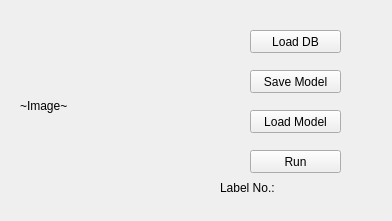
<?xml version="1.0" encoding="UTF-8"?>
<ui version="4.0">
 <class>MainWindow</class>
 <widget class="QMainWindow" name="MainWindow">
  <property name="geometry">
   <rect>
    <x>0</x>
    <y>0</y>
    <width>392</width>
    <height>221</height>
   </rect>
  </property>
  <property name="windowTitle">
   <string>MainWindow</string>
  </property>
  <widget class="QWidget" name="centralWidget">
   <widget class="QLabel" name="label_img">
    <property name="geometry">
     <rect>
      <x>20</x>
      <y>30</y>
      <width>161</width>
      <height>151</height>
     </rect>
    </property>
    <property name="text">
     <string>~Image~</string>
    </property>
   </widget>
   <widget class="QPushButton" name="btn_load_db">
    <property name="geometry">
     <rect>
      <x>250</x>
      <y>30</y>
      <width>91</width>
      <height>23</height>
     </rect>
    </property>
    <property name="text">
     <string>Load DB</string>
    </property>
   </widget>
   <widget class="QPushButton" name="btn_load_model">
    <property name="geometry">
     <rect>
      <x>250</x>
      <y>110</y>
      <width>91</width>
      <height>23</height>
     </rect>
    </property>
    <property name="text">
     <string>Load Model</string>
    </property>
   </widget>
   <widget class="QPushButton" name="btn_run">
    <property name="geometry">
     <rect>
      <x>250</x>
      <y>150</y>
      <width>91</width>
      <height>23</height>
     </rect>
    </property>
    <property name="text">
     <string>Run</string>
    </property>
   </widget>
   <widget class="QLabel" name="label">
    <property name="geometry">
     <rect>
      <x>220</x>
      <y>180</y>
      <width>141</width>
      <height>16</height>
     </rect>
    </property>
    <property name="text">
     <string>Label No.: </string>
    </property>
   </widget>
   <widget class="QPushButton" name="btn_save_model">
    <property name="geometry">
     <rect>
      <x>250</x>
      <y>70</y>
      <width>91</width>
      <height>23</height>
     </rect>
    </property>
    <property name="text">
     <string>Save Model</string>
    </property>
   </widget>
  </widget>
 </widget>
 <layoutdefault spacing="6" margin="11"/>
 <resources/>
 <connections/>
</ui>
